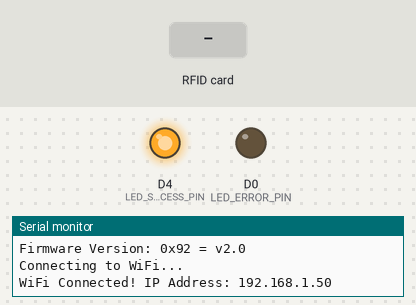
Bench run of a sketch on a simulated ESP8266 (NodeMCU). Shown: output pins drawn as LEDs (lit = HIGH), the last lines printed to the serial monitor. Inputs (shaded band) come from the test bench. WiFi joins after 1.5 s; servers stay silent unless stated; uploads are accepted with an empty reply; the local clock reads 2024-03-15 10:24:30 at power-on unless the sketch sets it; web services answer with replies made up by the test bench.

Above: at 1.6 s.
At 3.7 s:
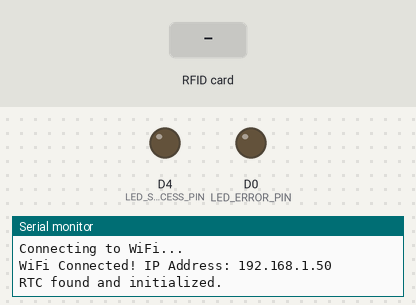
3.8 s: RFID card 5E 7A 19 C4 held to the reader
Timing chart, 0 to 6.8 s (numbered marks = the images above; inputs shaded):
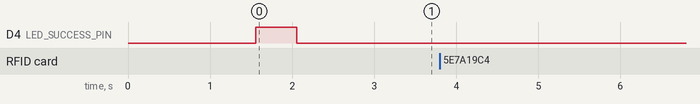

The sketch:

ThingSpeak.ino
```cpp
#include <ESP8266WiFi.h>     // For ESP8266 WiFi functionality
#include <WiFiManager.h>     // For easy WiFi configuration (compatible with ESP8266)
#include <ESP8266HTTPClient.h> // For making HTTP POST requests (ESP8266 specific)
#include <MFRC522.h>         // For RFID-RC522 module
#include <SPI.h>             // For SPI communication with MFRC522
#include <ArduinoJson.h>     // For creating JSON payloads (compatible with ESP8266)

// --- RTC (Real-Time Clock) Libraries ---
// Choose one based on your setup. If using DS3231, uncomment these:
#include <Wire.h>           // For I2C communication with RTC (compatible with ESP8266)
#include <RTClib.h>         // For DS3231 (Adafruit RTClib is good, compatible with ESP8266)
RTC_DS3231 rtc;              // RTC module object

// --- NTP (Network Time Protocol) for time sync if no hardware RTC ---
#include <time.h>            // For struct tm and strftime (standard C library, available on ESP8266)
// #include <NTPClient.h> // Another common NTP client for ESP8266, not strictly needed with configTime
const char* ntpServer = "pool.ntp.org"; // NTP server for time synchronization
const long gmtOffset_sec = 19800;       // GMT+5:30 for Sri Lanka (5 hours * 3600 seconds/hour + 30 minutes * 60 seconds/minute)
const int daylightOffset_sec = 0;       // No daylight saving for Sri Lanka

// --- MFRC522 Pin Setup for ESP8266 ---
// IMPORTANT: Adjust these pins according to how you wire your RC522 to your ESP8266 board.
// BELOW ARE COMMON NODE MCU ESP-12E PIN MAPPINGS:
// RC522   -> NodeMCU (ESP8266 GPIO)
// SDA/SS  -> D8 (GPIO15)   <-- This is your SS_PIN
// SCK     -> D5 (GPIO14)
// MOSI    -> D7 (GPIO13)
// MISO    -> D6 (GPIO12)
// RST     -> D3 (GPIO0)    <-- This is your RST_PIN
// VCC     -> 3V3
// GND     -> GND

#define SS_PIN D8  // ESP8266 D8 (GPIO15) for SDA (SS/CS pin)
#define RST_PIN D3 // ESP8266 D3 (GPIO0) for RST pin
MFRC522 mfrc522(SS_PIN, RST_PIN); // Create MFRC522 instance

// --- LED Pin Setup (Optional) ---
#define LED_SUCCESS_PIN D4 // Green LED for success (e.g., NodeMCU built-in LED or D4/GPIO2)
#define LED_ERROR_PIN D0   // Red LED for error (e.g., D0/GPIO16 if available, or another GPIO)

// --- Server API Endpoint ---
// IMPORTANT: Replace with the actual URL of your api/attendance.php
// Example: "http://192.168.1.100/smart_attendance_system/api/attendance.php"
const char* serverApiUrl = "http://192.168.8.154/smart_attendance_system/api/attendance.php";

// --- ThingsBoard Configuration ---
// IMPORTANT: Replace with your ThingsBoard host and device access token
const char* THINGSBOARD_HOST = "thingsboard.cloud"; // e.g., 'thingsboard.cloud' or your self-hosted IP
const char* THINGSBOARD_DEVICE_ACCESS_TOKEN = "xxkBxDXeyVGy8a4BNP2C"; // From your ThingsBoard device

// --- ThingSpeak Configuration ---
// IMPORTANT: Replace with your ThingSpeak Channel ID and Write API Key
const char* THINGSPEAK_API_KEY = "4SJ34BA8MK8O6OET"; // From your ThingSpeak Channel -> API Keys tab
const char* THINGSPEAK_CHANNEL_ID = "2995579"; // From your ThingSpeak Channel -> Channel Settings or API Keys tab


// --- Global Variables ---
unsigned long lastScanTime = 0;
const long scanDebounceDelay = 2000; // 2 seconds debounce to prevent multiple scans from one tap

// --- Function Prototypes ---
void flashLED(int pin, int count, int delayMs);
void connectToWiFi();
String readRfidTag();
String getCurrentTimestamp();
void sendAttendanceDataToPhp(String rfidTagId, String timestamp);
void sendTelemetryToThingsBoard(String rfidTagId, String timestamp);
void sendTelemetryToThingSpeak(String rfidTagId, String timestamp); // New function prototype for ThingSpeak
String urlEncode(const String& str); // New URL encode function prototype
void setupTime();


void setup() {
    Serial.begin(115200); // Initialize serial communication for debugging

    // Initialize LEDs
    pinMode(LED_SUCCESS_PIN, OUTPUT);
    pinMode(LED_ERROR_PIN, OUTPUT);
    digitalWrite(LED_SUCCESS_PIN, LOW);
    digitalWrite(LED_ERROR_PIN, LOW);

    // Initialize SPI and MFRC522
    // For ESP8266, SPI.begin() usually doesn't need explicit pins unless you're using non-default ones.
    SPI.begin();
    mfrc522.PCD_Init(); // Initialize MFRC522
    Serial.println(F("MFRC522 initialized. Ready to scan RFID tags."));

    // Add this line to confirm if the MFRC522 is truly responsive
    mfrc522.PCD_DumpVersionToSerial();

    // Initialize I2C for RTC (SDA on D2/GPIO4, SCL on D1/GPIO5 are defaults for Wire.begin() on NodeMCU)
    Wire.begin(); // <--- Explicitly initialize I2C communication

    // Connect to WiFi
    connectToWiFi();

    // Setup time (RTC or NTP)
    setupTime();
}

void loop() {
    // Look for new RFID cards
    if (mfrc522.PICC_IsNewCardPresent()) {
        // Select one of the cards
        if (mfrc522.PICC_ReadCardSerial()) {
            // Get the UID of the card
            String rfidTagId = readRfidTag();

            // Debounce check: Prevent rapid consecutive scans of the same tag
            if (millis() - lastScanTime > scanDebounceDelay) {
                Serial.print(F("Card detected, UID: "));
                Serial.println(rfidTagId);

                String currentTimestamp = getCurrentTimestamp();
                if (currentTimestamp != "Error") {
                    Serial.print("Current Timestamp: ");
                    Serial.println(currentTimestamp);

                    // Send to PHP backend
                    sendAttendanceDataToPhp(rfidTagId, currentTimestamp);

                    // Send to ThingsBoard
                    sendTelemetryToThingsBoard(rfidTagId, currentTimestamp);

                    // Send to ThingSpeak
                    sendTelemetryToThingSpeak(rfidTagId, currentTimestamp);

                    lastScanTime = millis(); // Update last scan time
                } else {
                    Serial.println("Error getting current timestamp.");
                    flashLED(LED_ERROR_PIN, 3, 200); // 3 quick flashes
                }
            } else {
                Serial.println("Card detected too soon. Ignoring for debounce.");
            }

            mfrc522.PICC_HaltA();      // Halt PICC
            mfrc522.PCD_StopCrypto1(); // Stop encryption on PCD
        }
    }
}

// --- Helper Functions ---

// Flashes an LED a specified number of times
void flashLED(int pin, int count, int delayMs) {
    for (int i = 0; i < count; i++) {
        digitalWrite(pin, HIGH);
        delay(delayMs);
        digitalWrite(pin, LOW);
        delay(delayMs);
    }
}

// Connects to WiFi using WiFiManager for initial setup or connects to saved credentials
void connectToWiFi() {
    WiFiManager wifiManager;

    // Uncomment the following line to reset WiFi credentials for testing
    // wifiManager.resetSettings();

    Serial.println("Connecting to WiFi...");
    // Fetches saved credentials or starts an AP for configuration
    if (!wifiManager.autoConnect("ESP8266_Attendance_AP", "password123")) {
        Serial.println("Failed to connect and timed out.");
        flashLED(LED_ERROR_PIN, 5, 100); // Indicate WiFi error
        ESP.restart(); // Restart if unable to connect
    }
    Serial.print("WiFi Connected! IP Address: ");
    Serial.println(WiFi.localIP());
    flashLED(LED_SUCCESS_PIN, 1, 500); // Quick flash for successful WiFi connection
}

// Reads the RFID tag UID and converts it to a String
String readRfidTag() {
    String content = "";
    for (byte i = 0; i < mfrc522.uid.size; i++) {
        content.concat(String(mfrc522.uid.uidByte[i] < 0x10 ? " 0" : " "));
        content.concat(String(mfrc522.uid.uidByte[i], HEX));
    }
    content.toUpperCase();
    // Remove leading space and trim. Example: " 04 FE F5 D0" -> "04FEF5D0"
    content.trim();
    content.replace(" ", ""); // Remove any remaining spaces

    // Prepend "RFID_" to match your database format
    return "RFID_" + content;
}

// Gets the current timestamp from RTC or NTP
String getCurrentTimestamp() {
    char timestampBuffer[20]; //YYYY-MM-DD HH:MM:SS\0
    struct tm timeinfo;

    // Option 1: Use Hardware RTC (DS3231)
    if (rtc.begin()) {
        DateTime now = rtc.now();
        snprintf(timestampBuffer, sizeof(timestampBuffer), "%04d-%02d-%02d %02d:%02d:%02d",
                 now.year(), now.month(), now.day(),
                 now.hour(), now.minute(), now.second());
        return String(timestampBuffer);
    }
    // Option 2: Fallback to NTP if RTC is not connected/initialized
    else {
        Serial.println("RTC not found or failed to initialize, attempting NTP sync...");
        configTime(gmtOffset_sec, daylightOffset_sec, ntpServer);
        if (getLocalTime(&timeinfo)) {
            strftime(timestampBuffer, sizeof(timestampBuffer), "%Y-%m-%d %H:%M:%S", &timeinfo);
            return String(timestampBuffer);
        } else {
            Serial.println("Failed to obtain time from NTP.");
            return "Error";
        }
    }
}

// Sets up time synchronization, preferring RTC if available
void setupTime() {
    // Initialize RTC
    if (!rtc.begin()) {
        Serial.println("Couldn't find RTC, attempting NTP sync...");
        // If RTC not found, configure time via NTP
        configTime(gmtOffset_sec, daylightOffset_sec, ntpServer);
        struct tm timeinfo;
        if (getLocalTime(&timeinfo)) {
            Serial.println("Time synced from NTP.");
        } else {
            Serial.println("Failed to obtain time from NTP. Time will be inaccurate.");
            flashLED(LED_ERROR_PIN, 2, 500); // Indicate time sync error
        }
    } else {
        Serial.println("RTC found and initialized.");
        if (rtc.lostPower()) {
            Serial.println("RTC lost power, setting time from NTP...");
            configTime(gmtOffset_sec, daylightOffset_sec, ntpServer);
            struct tm timeinfo;
            if (getLocalTime(&timeinfo)) {
                rtc.adjust(DateTime(timeinfo.tm_year + 1900, timeinfo.tm_mon + 1, timeinfo.tm_mday,
                                    timeinfo.tm_hour, timeinfo.tm_min, timeinfo.tm_sec));
                Serial.println("RTC time adjusted from NTP.");
            } else {
                Serial.println("Failed to obtain time from NTP, RTC time will be invalid.");
                flashLED(LED_ERROR_PIN, 2, 500); // Indicate time sync error
            }
        }
    }
}


// Sends attendance data to the PHP API
void sendAttendanceDataToPhp(String rfidTagId, String timestamp) {
    HTTPClient http;
    WiFiClient client; // Declare a WiFiClient object

    // Fix: Use the HTTPClient::begin(WiFiClient, url) overload
    http.begin(client, serverApiUrl); // Specify the URL and WiFiClient
    http.addHeader("Content-Type", "application/json"); // Set the content type header

    // Create JSON payload
    StaticJsonDocument<200> doc; // Adjust size if your JSON gets larger
    doc["rfid_tag_id"] = rfidTagId;
    doc["timestamp"] = timestamp;

    String requestBody;
    serializeJson(doc, requestBody); // Convert JSON document to string

    Serial.print("Sending POST request to PHP API: ");
    Serial.println(serverApiUrl);
    Serial.print("Request Body: ");
    Serial.println(requestBody);

    int httpResponseCode = http.POST(requestBody); // Send the POST request

    if (httpResponseCode > 0) {
        Serial.print("PHP API HTTP Response code: ");
        Serial.println(httpResponseCode);
        String response = http.getString(); // Get the response payload
        Serial.print("PHP API Server Response: ");
        Serial.println(response);

        // Parse JSON response from server (optional, for debugging)
        StaticJsonDocument<500> responseDoc;
        DeserializationError error = deserializeJson(responseDoc, response);

        if (error) {
            Serial.print(F("deserializeJson() failed for PHP API response: "));
            Serial.println(error.f_str());
        } else {
            String status = responseDoc["status"].as<String>();
            String message = responseDoc["message"].as<String>();
            Serial.print("PHP API Status: ");
            Serial.println(status);
            Serial.print("PHP API Message: ");
            Serial.println(message);
            // Flash LED based on PHP API response status
            if (status == "success" || status == "warning") {
                flashLED(LED_SUCCESS_PIN, 1, 500); // Green LED for success or warning
            } else {
                flashLED(LED_ERROR_PIN, 1, 500); // Red LED for error
            }
        }
    } else {
        Serial.print("PHP API HTTP Request failed, Error: ");
        Serial.println(http.errorToString(httpResponseCode).c_str());
        flashLED(LED_ERROR_PIN, 2, 250); // Two quick red flashes for request failure
    }
    http.end(); // Free resources
}

// Sends telemetry data to ThingsBoard
void sendTelemetryToThingsBoard(String rfidTagId, String timestamp) {
    WiFiClient client;
    HTTPClient http;

    // ThingsBoard telemetry URL: http://THINGSBOARD_HOST/api/v1/ACCESS_TOKEN/telemetry
    String telemetryUrl = "http://" + String(THINGSBOARD_HOST) + "/api/v1/" + String(THINGSBOARD_DEVICE_ACCESS_TOKEN) + "/telemetry";

    http.begin(client, telemetryUrl);
    http.addHeader("Content-Type", "application/json");

    // Create JSON payload for ThingsBoard telemetry
    // ThingsBoard expects a simple JSON object for telemetry
    StaticJsonDocument<200> tb_doc;
    tb_doc["rfidTagId"] = rfidTagId;
    tb_doc["scanTimestamp"] = timestamp; // Use a different key for clarity in ThingsBoard

    String tb_payload;
    serializeJson(tb_doc, tb_payload);

    Serial.print("Sending Telemetry to ThingsBoard: ");
    Serial.println(telemetryUrl);
    Serial.print("ThingsBoard Payload: ");
    Serial.println(tb_payload);

    int httpResponseCode = http.POST(tb_payload);

    if (httpResponseCode > 0) {
        Serial.print("ThingsBoard HTTP Response code: ");
        Serial.println(httpResponseCode);
        String response = http.getString();
        Serial.print("ThingsBoard Server Response: ");
        Serial.println(response);
    } else {
        Serial.print("ThingsBoard HTTP Request failed, Error: ");
        Serial.println(http.errorToString(httpResponseCode).c_str());
    }
    http.end();
}

/**
 * Custom URL encoder function for ESP8266.
 * Encodes characters that are not allowed in URL query parameters.
 * @param str The string to encode.
 * @return The URL-encoded string.
 */
String urlEncode(const String& str) {
    String encodedString = "";
    char c;
    char code0;
    char code1;
    for (unsigned int i = 0; i < str.length(); i++) {
        c = str.charAt(i);
        if (c == ' ') {
            encodedString += '+'; // Encode space as '+' for form-urlencoded
        } else if (isalnum(c) || c == '-' || c == '_' || c == '.' || c == '~') {
            encodedString += c;
        } else {
            code0 = (c >> 4) & 0xF;
            code1 = c & 0xF;
            encodedString += '%';
            encodedString += (code0 < 10 ? (char)(code0 + '0') : (char)(code0 - 10 + 'A'));
            encodedString += (code1 < 10 ? (char)(code1 + '0') : (char)(code1 - 10 + 'A'));
        }
    }
    return encodedString;
}


// New function: Sends telemetry data to ThingSpeak
void sendTelemetryToThingSpeak(String rfidTagId, String timestamp) {
    WiFiClient client;
    HTTPClient http;

    // URL-encode the values before sending them to ThingSpeak
    // Using the custom urlEncode function
    String encodedRfidTagId = urlEncode(rfidTagId);
    String encodedTimestamp = urlEncode(timestamp);

    // Construct ThingSpeak update URL
    // ThingSpeak uses 'update' endpoint with API key and fields as query parameters
    String ts_url = "http://api.thingspeak.com/update?api_key=";
    ts_url += THINGSPEAK_API_KEY;
    ts_url += "&field1="; // Field 1 for RFID Tag ID
    ts_url += encodedRfidTagId; // Use the encoded value
    ts_url += "&field2="; // Field 2 for Scan Timestamp
    ts_url += encodedTimestamp; // Use the encoded value

    http.begin(client, ts_url); // Use the HTTP GET method for ThingSpeak update

    Serial.print("Sending Telemetry to ThingSpeak: ");
    Serial.println(ts_url);

    int httpResponseCode = http.GET(); // Send the GET request

    if (httpResponseCode > 0) {
        Serial.print("ThingSpeak HTTP Response code: ");
        Serial.println(httpResponseCode);
        String response = http.getString();
        Serial.print("ThingSpeak Server Response: ");
        Serial.println(response);
    } else {
        Serial.print("ThingSpeak HTTP Request failed, Error: ");
        Serial.println(http.errorToString(httpResponseCode).c_str());
    }
    http.end(); // Free resources
}
```
